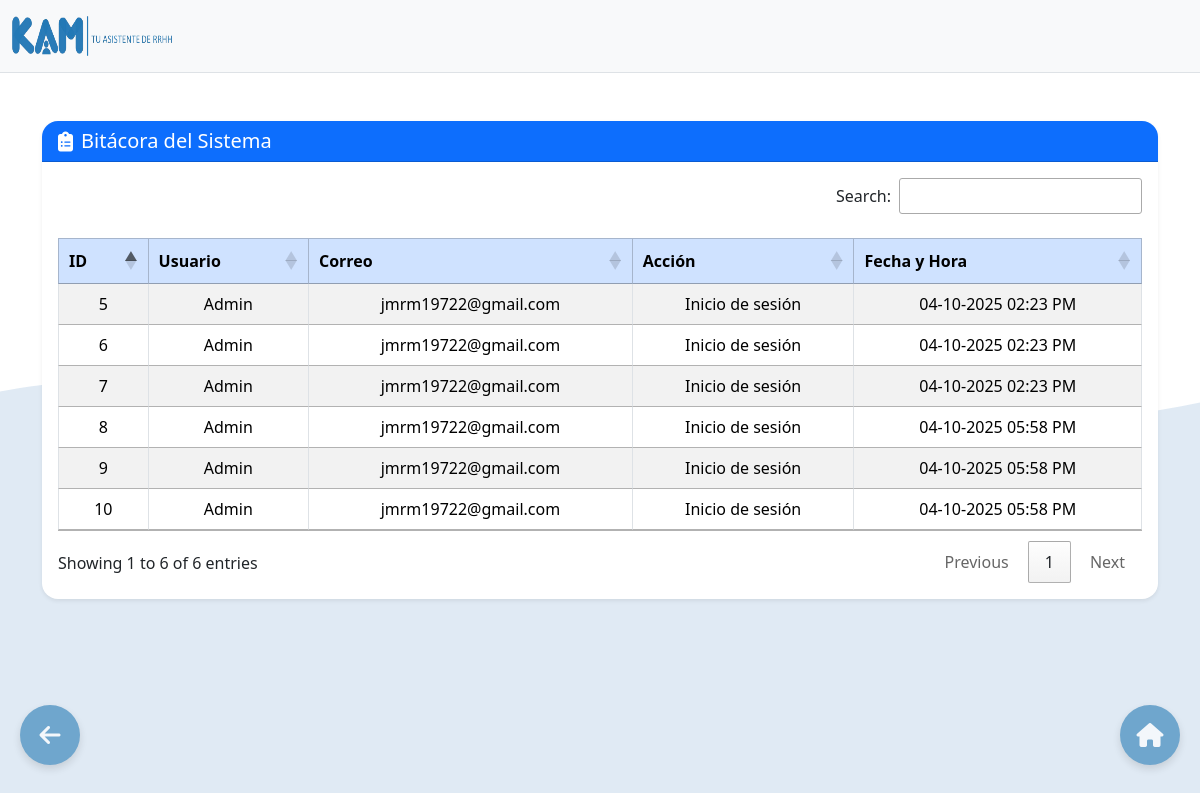
/Bitacora.php (signed in), run on the app's committed database.
### tables this page shows
CREATE TABLE `bitacora` (
  `id` int(11) NOT NULL,
  `usuario_id` int(11) NOT NULL,
  `nombre_usuario` varchar(255) NOT NULL,
  `correo` varchar(255) NOT NULL,
  `accion` varchar(255) NOT NULL,
  `fecha_hora` datetime NOT NULL
);

### Bitacora.php (the view, shortened to what this page needs)
<?php
require_once 'DataBase/conexion.php';
$fecha_actual = date("Y-m-d");
try {
    $query = "SELECT id, usuario_id, nombre_usuario, correo, accion,
              DATE_FORMAT(fecha_hora, '%d-%m-%Y %h:%i %p') AS fecha_hora
              FROM bitacora
              WHERE DATE(fecha_hora) = :fecha
              ORDER BY fecha_hora DESC";
    $stmt = $db->prepare($query);
    $stmt->bindParam(':fecha', $fecha_actual);
    $stmt->execute();
    $result = $stmt->fetchAll();
} catch (PDOException $e) {
    error_log("Error en la consulta: " . $e->getMessage());
    echo "<script>
            Swal.fire({
                icon: 'error',
                title: 'Error en la consulta',
                text: 'No se pudo recuperar la bitácora.',
                confirmButtonText: 'Aceptar'
            });
          </script>";
    exit;
}
?>
<!DOCTYPE html>
<html>
       <head>
        <link rel="stylesheet" href="https://cdn.jsdelivr.net/npm/sweetalert2@11/dist/sweetalert2.min.css">
        <link href="https://cdn.jsdelivr.net/npm/bootstrap@5.3.2/dist/css/bootstrap.min.css" rel="stylesheet">
        <link rel="stylesheet" type="text/css" href="https://cdn.datatables.net/1.11.5/css/jquery.dataTables.css">
        <link rel="stylesheet" href="https://cdnjs.cloudflare.com/ajax/libs/font-awesome/6.5.0/css/all.min.css">
        <link rel="stylesheet" href="https://cdn.datatables.net/1.13.6/css/dataTables.bootstrap5.min.css">
        <link rel="stylesheet" href="Assets/CSS/Reportes.css">
    </head>
<body>
  <div class="container-fluid py-3 border-bottom">
    <div class="d-flex align-items-center justify-content-between flex-wrap">
      <div class="d-flex align-items-center gap-2">
        <img src="Assets/Images/KAM.png" alt="Logo" width="160" height="40">
      </div>
  </div>
</div>
<div class="container my-5">
  <div class="card shadow-sm border-0 rounded-4">
    <div class="card-header bg-primary text-white rounded-top-4 d-flex align-items-center">
      <i class="fas fa-clipboard-list fa-lg me-2"></i>
      <h5 class="mb-0">Bitácora del Sistema</h5>
    </div>
    <div class="card-body rounded-bottom-4">
      <div class="table-responsive">
        <table id="tablaBitacora" class="table table-striped table-bordered align-middle text-center mb-0">
          <thead class="table-primary">
            <tr>
              <th>ID</th>
              <th>Usuario</th>
              <th>Correo</th>
              <th>Acción</th>
              <th>Fecha y Hora</th>
            </tr>
          </thead>
          <tbody>
            <?php foreach ($result as $row): ?>
              <tr>
                <td><?= htmlspecialchars($row['id']) ?></td>
                <td><?= htmlspecialchars($row['nombre_usuario']) ?></td>
                <td><?= htmlspecialchars($row['correo']) ?></td>
                <td><?= htmlspecialchars($row['accion']) ?></td>
                <td><?= htmlspecialchars($row['fecha_hora']) ?></td>
              </tr>
            <?php endforeach; ?>
          </tbody>
        </table>
      </div>
    </div>
  </div>
</div>
<a href="Inicio.php">
  <div class="floating-button right-button">
    <i class="fas fa-house fa-xl text-white"></i>
  </div>
</a>
<a href="javascript:history.back()">
  <div class="floating-button left-button">
    <i class="fas fa-arrow-left fa-xl text-white"></i>
  </div>
</a>
</body></html>

### Assets/CSS/Reportes.css (style rules this page uses)
.container-fluid { position: relative; z-index: 2; background-color: #f8f9fa; backdrop-filter: none; }

### Bitacora.php (style rules this page uses)
.floating-button { background-color: #2378b2; opacity: 0.6; border: none; border-radius: 50%; width: 60px; height: 60px; position: fixed; bottom: 35px; cursor: pointer; display: flex; justify-content: center; align-items: center; box-shadow: 0 4px 8px rgba(0, 0, 0, 0.2); transition: opacity 0.3s ease; z-index: 10; }
.right-button { right: 20px; }
.left-button { left: 20px; }

### data on the page
bitacora: id "8", nombre_usuario "Admin", correo "jmrm19722@gmail.com", accion "Inicio de sesión", fecha_hora "04-10-2025 05:58 PM"
bitacora: id "9", nombre_usuario "Admin", correo "jmrm19722@gmail.com", accion "Inicio de sesión", fecha_hora "04-10-2025 05:58 PM"
bitacora: id "10", nombre_usuario "Admin", correo "jmrm19722@gmail.com", accion "Inicio de sesión", fecha_hora "04-10-2025 05:58 PM"
bitacora: id "5", nombre_usuario "Admin", correo "jmrm19722@gmail.com", accion "Inicio de sesión", fecha_hora "04-10-2025 02:23 PM"
bitacora: id "6", nombre_usuario "Admin", correo "jmrm19722@gmail.com", accion "Inicio de sesión", fecha_hora "04-10-2025 02:23 PM"
bitacora: id "7", nombre_usuario "Admin", correo "jmrm19722@gmail.com", accion "Inicio de sesión", fecha_hora "04-10-2025 02:23 PM"
